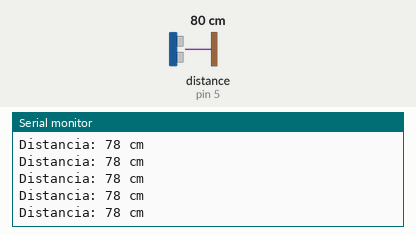
Recording of a sketch running on a simulated Arduino Uno, built with avr-gcc and run on an emulated ATmega328P. Parts: the last lines printed to the serial monitor. Wiring (inferred from the names in the program): ultrasonic range finder: trigger pin 3; echo pin 5. The inputs (shaded band) are chosen by the test bench; at power-on: distance to the obstacle (sensor on pin 5) 80 cm. The echo pulse lasts 58.3 µs per cm.

Above: at 1.2 s.
1.3 s: distance to the obstacle (sensor on pin 5) set to 2 cm
At 1.38 s:
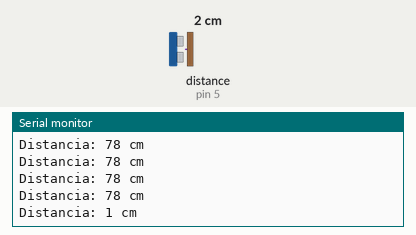
4.3 s: distance to the obstacle (sensor on pin 5) set to 4 cm
At 4.3 s:
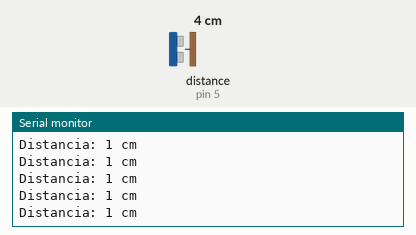
5.8 s: distance to the obstacle (sensor on pin 5) set to 35 cm
At 5.82 s:
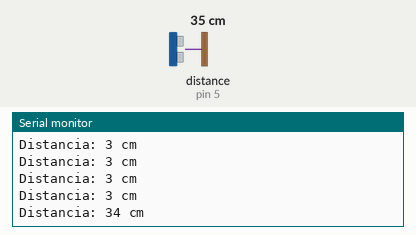
Timing chart, 0 to 8.8 s (numbered marks = the images above; inputs shaded):
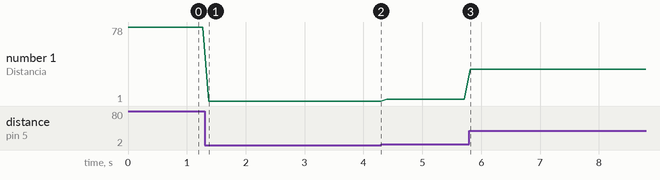

Measured:
- after the input at 1.3 s, the serial monitor: prints a new line after 0.07 s (image 1)
- after the input at 5.8 s, the serial monitor: prints a new line at once (image 3)
- plotted number 1: 78 → 1 after the input at 1.3 s, 1 → 3 after the input at 4.3 s, 3 → 34 after the input at 5.8 s

The sketch:

Hc-sr04v2.ino
```cpp
/*
ULTRASONICO
Esta si es la buena, es el camino que "nunca falla" pq usamos una constante (OJO, a veces puede llegar a cambiar ya que la velocidad del sonido puede llegar a
variar dependiendo el contexto), de igual forma, no es la única y ya existen librerías que nos ayudan, pero algunas veces nos piden 0 librerías así que prefiero
enseñarles a usar este método.
*/

int trigPin = 3; // Pin trig del sensor
int echoPin = 5; // Pin echo del sensor
long duration; //puede ser long o float; ya que a fin de cuentas es un número y puede tener decimales, a como se acomoden.
long distance; //puede ser long o float; ya que a fin de cuentas es un número y puede tener decimales, a como se acomoden.

void setup() {
  pinMode(trigPin, OUTPUT);//trigg, dispara, por tanto OUT
  pinMode(echoPin, INPUT);//echo, recibe, por tanto IN
  Serial.begin(9600);//inicia monitor serial
}

void loop() {


 reinicio(); // llamamos a la función para inicializarlo


  // mide cuanto tardó la onda sonora
  duration = pulseIn(echoPin, HIGH);

  // Calcular la distancia en cm
  //velocidad de la velocidad del sonido= duración
  //(de ida y vuelta) *0.034, todo se divide entre 2 para
  //saber cuánto tardó de ida
  distance = duration * 0.034 / 2;

  // escribe distancia en el monitor serial
  Serial.print("Distancia: ");
  Serial.print(distance);
  Serial.println(" cm");

  // Espera 100 milisegundos antes de la próxima medición
  delay(100);
}
void reinicio(){
  digitalWrite(trigPin, LOW);//corta la onda sonora
  delayMicroseconds(2);
  digitalWrite(trigPin, HIGH); //la vuelve a lanzar
  delayMicroseconds(10);
  digitalWrite(trigPin, LOW);//la vuelve a cortar
}
```
